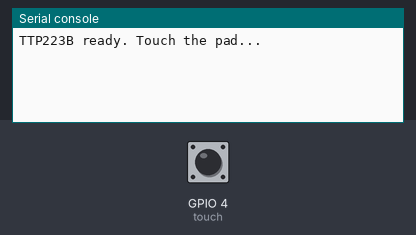
Simulated run of this program. Board: ESP32 board running MicroPython. Parts: the last lines printed to the serial console. Inputs (shaded band) come from the test bench; at power-on: GPIO 4 (touch) LOW.

Above: at 1.2 s.
1.3 s: GPIO 4 (touch) pulled HIGH for 0.15 s
At 1.44 s:
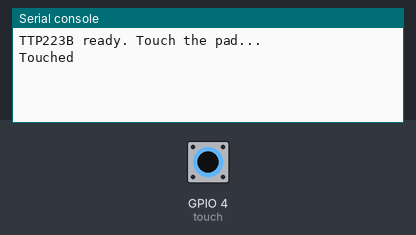
At 2.9 s:
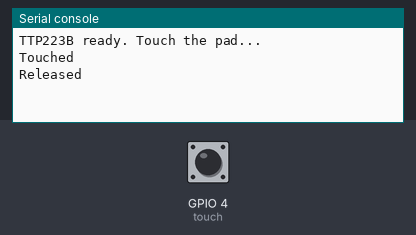

Measured:
- after the input at 1.3 s, the serial console: prints a new line at once (image 1)

The program:

example_1.py
```python
# Monitors the TTP223 input on GPIO4 (ESP32) and prints 'Touched' or 'Released' when the input state changes.
#
# Buy this module: https://shillehtek.com/products/digital-sensor-ttp223b-module-capacitive-touch-switch
# Full manual: https://shillehtek.com/blogs/shillehtek-product-manuals/digital-sensor-ttp223b-module-capacitive-touch-switch-manual
# More examples: https://github.com/shillehbean/shillehtek-examples
#

# TTP223B Capacitive Touch Switch - ESP32 MicroPython Example
# Prints "Touched" while the pad is being touched.
# SIG: GPIO 4

from machine import Pin
import time

touch = Pin(4, Pin.IN)

print("TTP223B ready. Touch the pad...")

last = 0
while True:
    val = touch.value()
    if val != last:
        if val == 1:
            print("Touched")
        else:
            print("Released")
        last = val
    time.sleep_ms(20)
```
